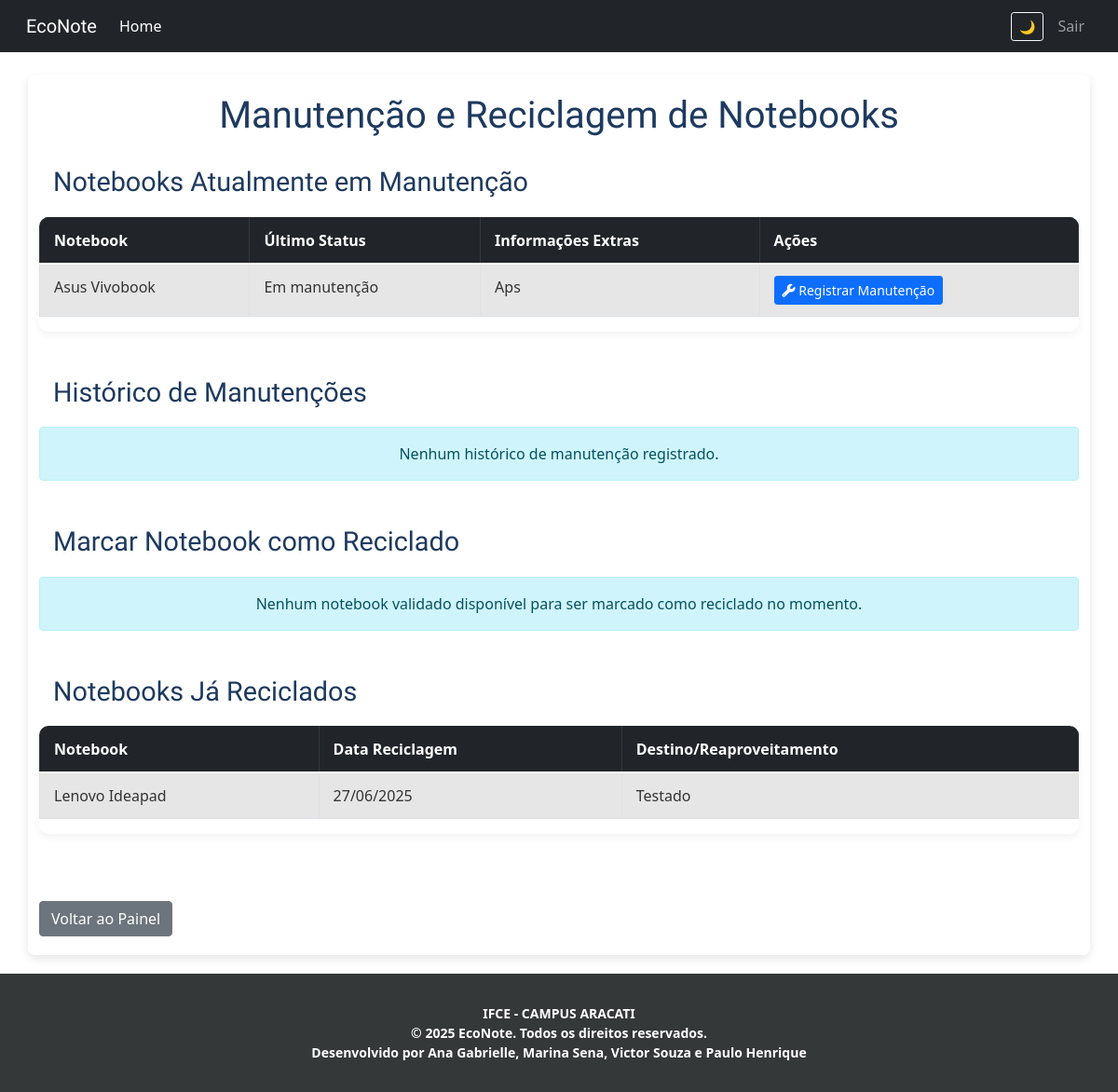
Screenshot of /manutencao-reciclagem/ (signed in) with the database file from the repository.
### EconoteApp/models.py (models this page shows, shortened)
class Notebook(models.Model):
    STATUS_CHOICES = [
        ('disponivel', 'Disponível'),
        ('emprestado', 'Emprestado'),
        ('manutencao', 'Em manutenção'),
        ('reciclado', 'Reciclado'),
        ('pendente', 'Pendente'),
        ('recebido', 'Recebido'),
    ]
    marca = models.CharField(max_length=100)
    modelo = models.CharField(max_length=100)
    processador = models.CharField(max_length=100, verbose_name="Processador")
    memoria_ram = models.CharField(max_length=50, verbose_name="Memória RAM")
    armazenamento = models.CharField(max_length=50, verbose_name="Armazenamento")
    imagem = models.ImageField(upload_to='notebooks/', null=True, blank=True)
    informacoes_extras = models.TextField(blank=True, null=True, verbose_name="Informações extras")
    usuario = models.ForeignKey(User, on_delete=models.CASCADE, verbose_name="Usuário Doador/Cadastrador")
    data_cadastro = models.DateTimeField(auto_now_add=True, verbose_name="Data de Cadastro")
    data_entrega = models.DateField(verbose_name="Data de entrega para o responsável", null=True, blank=True)
    status = models.CharField(
        max_length=20,
        choices=STATUS_CHOICES,
        default='pendente',
        help_text="Atualize o status conforme o ciclo de uso do notebook."
    )
    validado = models.BooleanField(default=False, help_text="Indica se o notebook foi validado pelo administrador.")
    em_uso = models.BooleanField(default=False, help_text="Indica se o notebook está atualmente em uso.")
    data_reciclagem = models.DateField(
        null=True, blank=True,
        verbose_name="Data da Reciclagem",
        help_text="Data em que o notebook foi marcado como reciclado."
    )
    destino_reciclagem = models.TextField(
        blank=True, null=True,
        verbose_name="Destino/Reaproveitamento da Reciclagem",
        help_text="Detalhes sobre para onde o notebook foi reciclado ou como seus componentes foram reaproveitados."
    )

### EconoteApp/views.py (the view, shortened to what this page needs)
# urls.py: path('manutencao-reciclagem/', views.manutencao_reciclagem_view, name='manutencao_reciclagem'),
@login_required
@user_passes_test(is_admin)
def manutencao_reciclagem_view(request):
    notebooks_em_manutencao = Notebook.objects.filter(status='manutencao').order_by('-data_cadastro')
    historico_manutencoes = Manutencao.objects.all().order_by('-data_manutencao')
    notebooks_reciclados = Notebook.objects.filter(status='reciclado').order_by('-data_reciclagem')
    notebooks_validados_nao_reciclados = Notebook.objects.filter(
        validado=True # Deve ser validado
    ).exclude(status='reciclado').order_by('marca') # Exclui os que já estão reciclados e ordena
    context = {
        'notebooks_em_manutencao': notebooks_em_manutencao,
        'historico_manutencoes': historico_manutencoes,
        'notebooks_reciclados': notebooks_reciclados,
        'tipo_manutencao_choices': Manutencao.TIPO_MANUTENCAO_CHOICES,
        'notebooks_validados': notebooks_validados_nao_reciclados, # Usar a nova lista aqui
    }
    return render(request, 'projeto/manutencao_reciclagem.html', context)

### EconoteApp/views.py (called while the page is built)
def is_admin(user):
    return user.is_superuser

### EconoteApp/templates/projeto/manutencao_reciclagem.html (shortened to what this page needs)
{% extends 'projeto/base.html' %}
{% load static %}
{% block assunto %}
<link rel="stylesheet" href="https://stackpath.bootstrapcdn.com/bootstrap/4.1.3/css/bootstrap.min.css">
<link rel="stylesheet" href="https://cdnjs.cloudflare.com/ajax/libs/font-awesome/6.5.0/css/all.min.css">
<link rel="stylesheet" href="{% static 'css/manutencao_reciclagem.css' %}">
{% endblock %}
{% block conteudo %}
<nav class="navbar navbar-expand-lg navbar-dark bg-dark">
    <div class="container-fluid">
        <a class="navbar-brand navbar-font" href="{% url 'home_ADM' %}">EcoNote</a>
        <div class="collapse navbar-collapse justify-content-between" id="navbarSupportedContent">
            <ul class="navbar-nav">
                <li class="nav-item"><a class="nav-link active" href="{% url 'home_ADM' %}">Home</a></li>
            </ul>
            <ul class="navbar-nav">
                <li class="nav-item d-flex align-items-center">
                    <button id="toggle-mode" title="Alternar tema" aria-label="Alternar modo" class="btn btn-sm btn-outline-light mr-2">🌙</button>
                    <a class="nav-link logout-link" href="{% url 'logout' %}" onclick="return confirmarLogout()">Sair</a>
                </li>
            </ul>
        </div>
    </div>
</nav>
<div class="main-content container mt-4">
    <h1 class="page-title text-center mb-4">Manutenção e Reciclagem de Notebooks</h1>
    <section class="mb-5 table-section">
        <h2 class="section-title">Notebooks Atualmente em Manutenção</h2>
        {% if notebooks_em_manutencao %}
            <div class="table-responsive">
                <table class="table table-striped table-bordered">
                    <thead class="thead-dark">
                        <tr>
                            <th>Notebook</th>
                            <th>Último Status</th>
                            <th>Informações Extras</th>
                            <th>Ações</th>
                        </tr>
                    </thead>
                    <tbody>
                        {% for notebook in notebooks_em_manutencao %}
                            <tr>
                                <td>{{ notebook.marca }} {{ notebook.modelo }}</td>
                                <td>{{ notebook.get_status_display }}</td>
                                <td>{{ notebook.informacoes_extras|default:"N/A" }}</td>
                                <td>
                                    <button type="button" class="btn btn-primary btn-sm" data-toggle="modal" data-target="#registrarManutencaoModal{{ notebook.id }}" title="Registrar Manutenção">
                                        <i class="fas fa-wrench"></i> Registrar Manutenção
                                    </button>
                                </td>
                            </tr>
                        {% endfor %}
                    </tbody>
                </table>
            </div>
        {% else %}
            <div class="alert alert-info text-center">Nenhum notebook atualmente em manutenção.</div>
        {% endif %}
    </section>
    <section class="mb-5 table-section">
        <h2 class="section-title">Histórico de Manutenções</h2>
        {% if historico_manutencoes %}
            <div class="table-responsive">
                <table class="table table-striped table-bordered">
                    <thead class="thead-dark">
                        <tr>
                            <th>Notebook</th>
                            <th>Tipo</th>
                            <th>Data</th>
                            <th>Problema</th>
                            <th>Solução</th>
                            <th>Custo (R$)</th>
                            <th>Pronto?</th>
                        </tr>
                    </thead>
                    <tbody>
                        {% for manutencao in historico_manutencoes %}
                            <tr>
                                <td>{{ manutencao.notebook.marca }} {{ manutencao.notebook.modelo }}</td>
                                <td>{{ manutencao.get_tipo_manutencao_display }}</td>
                                <td>{{ manutencao.data_manutencao|date:"d/m/Y" }}</td>
                                <td>{{ manutencao.descricao_problema|default:"N/A"|truncatechars:50 }}</td>
                                <td>{{ manutencao.solucao_aplicada|truncatechars:50 }}</td>
                                <td>{{ manutencao.custo_estimado|default:"0.00" }}</td>
                                <td>
                                    {% if manutencao.pronto_para_uso %}
                                        <span class="badge badge-success">Sim</span>
                                    {% else %}
                                        <span class="badge badge-warning">Não</span>
                                    {% endif %}
                                </td>
                            </tr>
                        {% endfor %}
                    </tbody>
                </table>
            </div>
        {% else %}
            <div class="alert alert-info text-center">Nenhum histórico de manutenção registrado.</div>
        {% endif %}
    </section>
    <section class="mb-5 table-section">
        <h2 class="section-title">Marcar Notebook como Reciclado</h2>
        {% if notebooks_validados_nao_reciclados %}
            <div class="table-responsive">
                <table class="table table-striped table-bordered">
                    <thead class="thead-dark">
                        <tr>
                            <th>Notebook</th>
                            <th>Status Atual</th>
                            <th>Ações</th>
                        </tr>
                    </thead>
                    <tbody>
                        {% for notebook in notebooks_validados_nao_reciclados %}
                            <tr>
                                <td>{{ notebook.marca }} {{ notebook.modelo }}</td>
                                <td><span class="badge badge-secondary">{{ notebook.get_status_display }}</span></td>
                                <td>
                                    <button type="button" class="btn btn-danger btn-sm" data-toggle="modal" data-target="#marcarRecicladoModal{{ notebook.id }}" title="Marcar como Reciclado">
                                        <i class="fas fa-recycle"></i> Reciclar
                                    </button>
                                </td>
                            </tr>
                            <div class="modal fade" id="marcarRecicladoModal{{ notebook.id }}" tabindex="-1" role="dialog" aria-labelledby="marcarRecicladoModalLabel{{ notebook.id }}" aria-hidden="true">
                                <div class="modal-dialog" role="document">
                                    <div class="modal-content">
                                        <form method="POST">
                                            {% csrf_token %}
                                            <input type="hidden" name="action_type" value="marcar_reciclado">
                                            <input type="hidden" name="notebook_id_reciclar" value="{{ notebook.id }}">
                                            <div class="modal-header">
                                                <h5 class="modal-title" id="marcarRecicladoModalLabel{{ notebook.id }}">Marcar {{ notebook.marca }} {{ notebook.modelo }} como Reciclado</h5>
                                                <button type="button" class="close" data-dismiss="modal" aria-label="Fechar">
                                                    <span aria-hidden="true">&times;</span>
                                                </button>
                                            </div>
                                            <div class="modal-body">
                                                <div class="form-group">
                                                    <label for="destino_reciclagem_{{ notebook.id }}">Destino ou Reaproveitamento da Reciclagem:</label>
                                                    <textarea name="destino_reciclagem" id="destino_reciclagem_{{ notebook.id }}" class="form-control" rows="4" required placeholder="Ex: Doado para centro de reciclagem de eletrônicos, componentes reaproveitados para..."></textarea>
                                                </div>
                                            </div>
                                            <div class="modal-footer">
                                                <button type="submit" class="btn btn-danger"><i class="fas fa-check"></i> Confirmar Reciclagem</button>
                                                <button type="button" class="btn btn-secondary" data-dismiss="modal">Cancelar</button>
                                            </div>
                                        </form>
                                    </div>
                                </div>
                            </div>
                        {% endfor %}
                    </tbody>
                </table>
            </div>
        {% else %}
            <div class="alert alert-info text-center">Nenhum notebook validado disponível para ser marcado como reciclado no momento.</div>
        {% endif %}
    </section>
    <section class="mb-5 table-section">
        <h2 class="section-title">Notebooks Já Reciclados</h2>
        {% if notebooks_reciclados %}
            <div class="table-responsive">
                <table class="table table-striped table-bordered">
                    <thead class="thead-dark">
                        <tr>
                            <th>Notebook</th>
                            <th>Data Reciclagem</th>
                            <th>Destino/Reaproveitamento</th>
                        </tr>
                    </thead>
                    <tbody>
                        {% for notebook in notebooks_reciclados %}
                            <tr>
                                <td>{{ notebook.marca }} {{ notebook.modelo }}</td>
                                <td>{{ notebook.data_reciclagem|date:"d/m/Y"|default:"N/A" }}</td>
                                <td>{{ notebook.destino_reciclagem|default:"N/A" }}</td>
                            </tr>
                        {% endfor %}
                    </tbody>
                </table>
            </div>
        {% else %}
            <div class="alert alert-info text-center">Nenhum notebook marcado como reciclado.</div>
        {% endif %}
    </section>
    <a href="{% url 'home_ADM' %}" class="btn btn-secondary mt-4">Voltar ao Painel</a>
</div>
<footer>
    <div class="footer-info text-center py-3">
        IFCE - CAMPUS ARACATI <br>
        © 2025 EcoNote. Todos os direitos reservados.<br>
        Desenvolvido por Ana Gabrielle, Marina Sena, Victor Souza e Paulo Henrique
    </div>
</footer>
{% endblock %}

### EconoteApp/static/projeto/css/manutencao_reciclagem.css (style rules this page uses)
html, body { height: 100%; margin: 0; padding: 0; }
body { background-color: #f8f9fa; background-image: url(https://i.postimg.cc/KY8vKPkc/fundo-home-aluno.png); background-repeat: no-repeat; background-size: cover; background-position: center center; font-family: 'Nunito', sans-serif; display: flex; flex-direction: column; min-height: 100vh; transition: background-color 0.3s, color 0.3s; }
body::before { content: ""; position: fixed; top: 0; left: 0; width: 100%; height: 100%; pointer-events: none; background: none; z-index: -1; transition: background 0.5s ease; }
.navbar { background-color: #353839; color: #ffffff; }
.navbar-font { font-family: 'Yellowtail', cursive; font-size: 30px; color: #ffffff; }
.main-content { flex-grow: 1; padding: 20px; background-color: rgba(255, 255, 255, 0.9); border-radius: 8px; box-shadow: 0 4px 10px rgba(0, 0, 0, 0.1); margin: 20px auto; max-width: 1200px; color: #333; transition: background-color 0.3s, color 0.3s; }
.page-title { font-family: 'Asap', sans-serif; font-size: 2.5rem; color: #1e3a5f; text-align: center; margin-bottom: 30px; transition: color 0.3s; }
.section-title { font-family: 'Asap', sans-serif; font-size: 1.8rem; color: #1e3a5f; text-align: left; margin-bottom: 20px; margin-top: 30px; padding-left: 15px; transition: color 0.3s; }
.table-responsive { background-color: #ffffff; border-radius: 10px; box-shadow: 0 4px 8px rgba(0, 0, 0, 0.05); overflow: hidden; transition: background-color 0.3s, box-shadow 0.3s; }
.table { margin-bottom: 0; }
.table thead th { background-color: #343a40; color: #ffffff; font-weight: bold; border-bottom: 2px solid #dee2e6; padding: 12px 15px; }
.table tbody td { padding: 12px 15px; border-bottom: 1px solid #dee2e6; color: #333; }
.table-striped tbody tr:nth-of-type(odd) { background-color: #f2f2f2; }
.btn-primary { background-color: #007bff; border-color: #007bff; }
.btn-secondary { background-color: #6c757d; border-color: #6c757d; }
.alert-info { background-color: #d1ecf1; color: #0c5460; border-color: #bee5eb; }
footer { background-color: #353839; color: #ffffff; padding: 1rem; text-align: center; font-size: 0.9rem; margin-top: auto; width: 100%; }
.footer-info { font-weight: bold; font-size: 14px; }

### rows the page displays
Notebook: marca "Asus", modelo "Vivobook", status "Em manutenção", informacoes_extras "Aps"
Notebook: marca "Lenovo", modelo "Ideapad", data_reciclagem "27/06/2025", destino_reciclagem "Testado"
